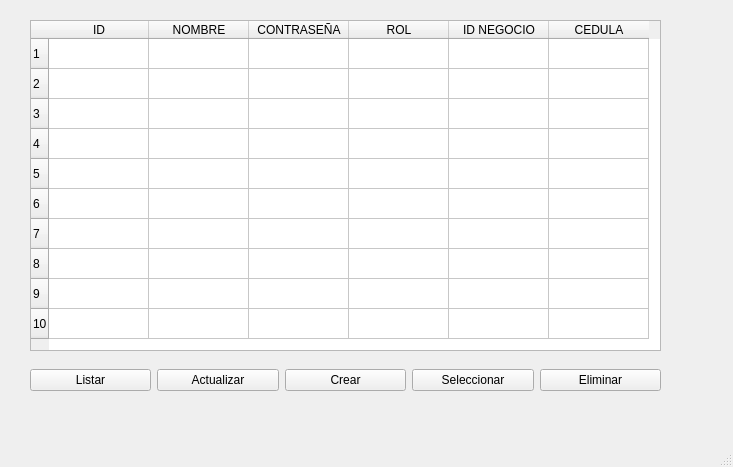
<?xml version="1.0" encoding="UTF-8"?>
<ui version="4.0">
 <class>Empleados</class>
 <widget class="QMainWindow" name="Empleados">
  <property name="geometry">
   <rect>
    <x>0</x>
    <y>0</y>
    <width>733</width>
    <height>467</height>
   </rect>
  </property>
  <property name="windowTitle">
   <string>Empleados</string>
  </property>
  <property name="windowIcon">
   <iconset>
    <normaloff>../images/image_Emp.ico</normaloff>../images/image_Emp.ico</iconset>
  </property>
  <widget class="QWidget" name="centralwidget">
   <widget class="QTableWidget" name="tableEmpleados">
    <property name="geometry">
     <rect>
      <x>30</x>
      <y>20</y>
      <width>631</width>
      <height>331</height>
     </rect>
    </property>
    <property name="rowCount">
     <number>10</number>
    </property>
    <row/>
    <row/>
    <row/>
    <row/>
    <row/>
    <row/>
    <row/>
    <row/>
    <row/>
    <row/>
    <column>
     <property name="text">
      <string>ID</string>
     </property>
    </column>
    <column>
     <property name="text">
      <string>NOMBRE</string>
     </property>
    </column>
    <column>
     <property name="text">
      <string>CONTRASEÑA</string>
     </property>
    </column>
    <column>
     <property name="text">
      <string>ROL</string>
     </property>
    </column>
    <column>
     <property name="text">
      <string>ID NEGOCIO</string>
     </property>
    </column>
    <column>
     <property name="text">
      <string>CEDULA</string>
     </property>
    </column>
   </widget>
   <widget class="QWidget" name="layoutWidget">
    <property name="geometry">
     <rect>
      <x>30</x>
      <y>360</y>
      <width>631</width>
      <height>41</height>
     </rect>
    </property>
    <layout class="QHBoxLayout" name="horizontalLayout">
     <item>
      <widget class="QPushButton" name="btnListarEmpleados">
       <property name="text">
        <string>Listar</string>
       </property>
      </widget>
     </item>
     <item>
      <widget class="QPushButton" name="btnActualizar">
       <property name="text">
        <string>Actualizar</string>
       </property>
      </widget>
     </item>
     <item>
      <widget class="QPushButton" name="btnCrearEmpleado">
       <property name="text">
        <string>Crear</string>
       </property>
      </widget>
     </item>
     <item>
      <widget class="QPushButton" name="btnSeleccionar">
       <property name="text">
        <string>Seleccionar</string>
       </property>
      </widget>
     </item>
     <item>
      <widget class="QPushButton" name="btnEliminar">
       <property name="text">
        <string>Eliminar</string>
       </property>
      </widget>
     </item>
    </layout>
   </widget>
  </widget>
  <widget class="QStatusBar" name="statusbar"/>
 </widget>
 <resources/>
 <connections/>
</ui>
